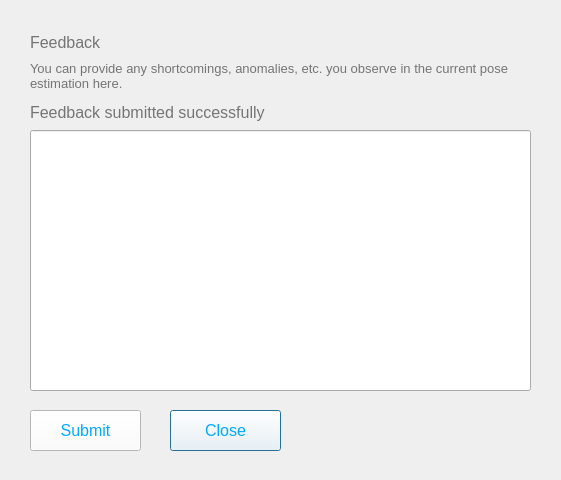
<?xml version="1.0" encoding="UTF-8"?>
<ui version="4.0">
 <class>Dialog</class>
 <widget class="QDialog" name="Dialog">
  <property name="geometry">
   <rect>
    <x>0</x>
    <y>0</y>
    <width>561</width>
    <height>480</height>
   </rect>
  </property>
  <property name="windowTitle">
   <string>Dialog</string>
  </property>
  <widget class="QPushButton" name="cloaseButton">
   <property name="geometry">
    <rect>
     <x>170</x>
     <y>410</y>
     <width>111</width>
     <height>41</height>
    </rect>
   </property>
   <property name="font">
    <font>
     <pointsize>12</pointsize>
    </font>
   </property>
   <property name="styleSheet">
    <string notr="true">background-color: rgb(255, 255, 255); color: rgb(0, 170, 255)</string>
   </property>
   <property name="text">
    <string>Close</string>
   </property>
  </widget>
  <widget class="QPushButton" name="submitButton">
   <property name="geometry">
    <rect>
     <x>30</x>
     <y>410</y>
     <width>111</width>
     <height>41</height>
    </rect>
   </property>
   <property name="font">
    <font>
     <pointsize>12</pointsize>
    </font>
   </property>
   <property name="styleSheet">
    <string notr="true">background-color: rgb(255, 255, 255); color: rgb(0, 170, 255)</string>
   </property>
   <property name="text">
    <string>Submit</string>
   </property>
  </widget>
  <widget class="QLineEdit" name="feedbackLineEdit">
   <property name="geometry">
    <rect>
     <x>30</x>
     <y>130</y>
     <width>501</width>
     <height>261</height>
    </rect>
   </property>
   <property name="alignment">
    <set>Qt::AlignLeading|Qt::AlignLeft|Qt::AlignTop</set>
   </property>
  </widget>
  <widget class="QLabel" name="descriptionLabel">
   <property name="geometry">
    <rect>
     <x>30</x>
     <y>60</y>
     <width>501</width>
     <height>31</height>
    </rect>
   </property>
   <property name="font">
    <font>
     <pointsize>10</pointsize>
    </font>
   </property>
   <property name="styleSheet">
    <string notr="true">color:#757575</string>
   </property>
   <property name="text">
    <string>You can provide any shortcomings, anomalies, etc. you observe in the current pose estimation here.</string>
   </property>
   <property name="wordWrap">
    <bool>true</bool>
   </property>
  </widget>
  <widget class="QLabel" name="feedbackLabel">
   <property name="geometry">
    <rect>
     <x>30</x>
     <y>30</y>
     <width>131</width>
     <height>25</height>
    </rect>
   </property>
   <property name="font">
    <font>
     <pointsize>12</pointsize>
    </font>
   </property>
   <property name="styleSheet">
    <string notr="true">color:#757575</string>
   </property>
   <property name="frameShadow">
    <enum>QFrame::Plain</enum>
   </property>
   <property name="text">
    <string>Feedback</string>
   </property>
  </widget>
  <widget class="QLabel" name="feedbackLabel_2">
   <property name="geometry">
    <rect>
     <x>30</x>
     <y>100</y>
     <width>411</width>
     <height>25</height>
    </rect>
   </property>
   <property name="font">
    <font>
     <pointsize>12</pointsize>
    </font>
   </property>
   <property name="styleSheet">
    <string notr="true">color:#757575</string>
   </property>
   <property name="frameShadow">
    <enum>QFrame::Plain</enum>
   </property>
   <property name="text">
    <string>Feedback submitted successfully</string>
   </property>
  </widget>
 </widget>
 <resources/>
 <connections/>
</ui>
